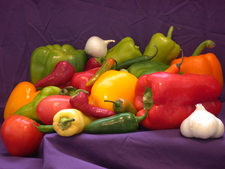
%> input picture assignment_01/peppers.png, 225 x 169 px, shrunk from 512 x 384 before the run
$ octave exercise_04.m   (GNU Octave 9; MATLAB toolbox functions it lacks are replaced by stand-ins)
%> lines starting %> are read from the running program, lines starting %| are printed output that depends on the picture
### assignment_02/exercise/my_loadImage.m
function [ img ] = my_loadImage( filename )
%> called with filename = 'peppers.png'
%MY_LOADIMAGE Loads an image with the given file.
%The image data type needs to be to converted double.
% the range needs to be vonverted form [0-255] ot [0.0-1.0]

img = imread(filename);
%> img is the input picture: size 169x225x3 uint8; mean R, G, B 120.8, 66.4, 57.6
img = double(img);
%> img: size 169x225x3 double
img = img./255.0;
%> call 2 of my_loadImage, with filename = '../cup/noisy.png'
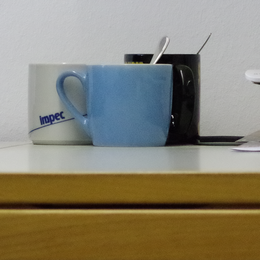
%> input picture assignment_02/cup/noisy.png, 260 x 260 px, shrunk from 591 x 591 before the run
%> in my_loadImage, img is the input picture: size 260x260x3 uint8; mean R, G, B 138, 132.8, 115.5


end

### assignment_02/exercise/my_meanFilter.m
function [ fimg ] = my_meanFilter( img, w )
%> called with w = 5
%MY_MEANFILTER Summary of this function goes here
%   Detailed explanation goes here
%{
    Patrick Greher
    Sueleyman Coskun
    Eugen Ljavin
%}

fimg = zeros(size(img));
[height, width] = size(img);
%> height = 169; width = 675

for i = 1 : height
    for j = 1 : width
        row1 = i - w;
        row2 = i + w;
        column1 = j - w;
        column2 = j + w;
        if row1 < 1
           row1 = 1;
        end
        if column1 < 1
           column1 = 1;
        end
        if row2 > height
            row2 = height;
        end
        if column2 > width
            column2 = width;
        end
        kernel = img(row1 : row2, column1 : column2);
        fimg(i, j) = sum(kernel(:)) / (size(kernel, 1) * size(kernel, 1));

        %{
            or simply use this to improve performance:
            fimg(i, j) = mean(kernel(:));
        %}
    end
end
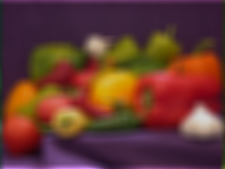
%> fimg: size 169x225x3 double; mean R, G, B 0.478, 0.266, 0.232; drawn with min black and max white

% [8 lines of commented-out code are left out]

end

### assignment_02/exercise/my_medianFilter.m
function [ fimg ] = my_medianFilter( img, w )
%MY_MEDIANFILTER Summary of this function goes here
%   Detailed explanation goes here
%{
    Patrick Greher
    Sueleyman Coskun
    Eugen Ljavin
%}

fimg = zeros(size(img));
[height, width] = size(img);

for i = 1 : height
    for j = 1 : width
        row1 = i - w;
        row2 = i + w;
        column1 = j - w;
        column2 = j + w;
        if row1 < 1
           row1 = 1;
        end
        if column1 < 1
           column1 = 1;
        end
        if row2 > height
            row2 = height;
        end
        if column2 > width
            column2 = width;
        end
        kernel = img(row1 : row2, column1 : column2);
        sortedKernelAsArray = sort(kernel(:));

        fimg(i, j) = sortedKernelAsArray(int16((size(kernel, 1) * size(kernel, 1) / 2) + 0.5));

        %{
            or simply use this to improve performance:
            fimg(i, j) = median(kernel(:));
        %}
    end
end

% [8 lines of commented-out code are left out]

end

### assignment_02/exercise/my_gaussFilter.m
function [ fimg ] = my_gaussFilter( img, w , sigma )
%MY_GAUSSFILTER Summary of this function goes here
%   Detailed explanation goes here
%{
    Patrick Greher
    Sueleyman Coskun
    Eugen Ljavin
%}

fimg = zeros(size(img));

[x, y] = meshgrid(-w : w, -w : w);
[height, width] = size(img);

kernel = exp(-(x.^2+y.^2)/(2*sigma*sigma))/(2*pi*sigma*sigma)

for i = 1+w : height-w
  for j = 1+w : width-w
    conv = img(i - w: i + w, j - w: j + w).*kernel;
    fimg(i, j) = sum(conv(:));
  end
end

end

### assignment_02/exercise/exercise_04.m
close all;
clear;


imgFile0 = 'peppers.png';
imgFile1 = '../cup/noisy.png';

img0 = my_loadImage(imgFile0);
img1 = my_loadImage(imgFile1);

%% exercise 04a mean filter
%parameter for testing your code
w0 = 5;
meanImg0 = my_meanFilter(img0,w0);

figure;
imshow(meanImg0);
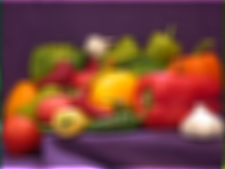
%> displayed picture: size 169x225x3, on the screen's scale of 0 to 255; mean R, G, B 122, 67.9, 59.1

solution_04a(img0,w0);
%> (this line was passed over: solution_04a is not available in this run)

%%
%choose the best parameters for the image
w1 = 1;
meanImg1 = my_meanFilter(img1,w1);
%> call 2 of my_meanFilter, with w = 1
%> after the loop in my_meanFilter (call 2), `for i = 1 : height`:
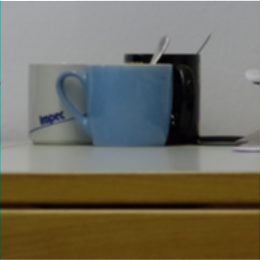
%> fimg: size 260x260x3 double; mean R, G, B 0.543, 0.523, 0.454; drawn with min black and max white

figure;
imshow(meanImg1);

solution_04a(img1,w1);
%> (this line was passed over: solution_04a is not available in this run)

%% exercise 04b median filter
close all;

%parameter for testing your code
w0 = 5;

medianImg0 = my_medianFilter(img0,w0);
%> after the loop in my_medianFilter, `for i = 1 : height`:
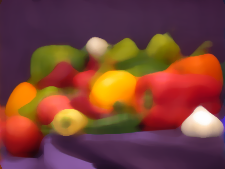
%> fimg: size 169x225x3 double; mean R, G, B 0.476, 0.256, 0.217

figure;
imshow(medianImg0);

solution_04b(img0,w0);
%> (this line was passed over: solution_04b is not available in this run)
%%
%choose the best parameters for the image
w1 = 1;

medianImg1 = my_medianFilter(img1,w1);

figure;
imshow(medianImg1);

solution_04b(img1,w1);
%> (this line was passed over: solution_04b is not available in this run)

%% exercise 04c gauss filter
close all;

%parameter for testing your code

w0 = 1;
sigma0= 0.6;

gaussImg0 = my_gaussFilter(img0,w0, sigma0);
%> after the loop in my_gaussFilter, `for i = 1+w : height-w`:
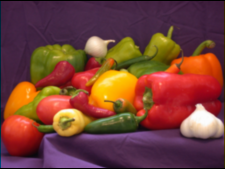
%> fimg: size 169x225x3 double; mean R, G, B 0.465, 0.257, 0.22

figure;
imshow(gaussImg0);

solution_04c(img0,w0,sigma0);
%> (this line was passed over: solution_04c is not available in this run)

%%
%choose the best parameters for the image
w1 = 0;
sigma1= 0.1;

gaussImg1 = my_gaussFilter(img1,w1, sigma1);

figure;
imshow(gaussImg1);
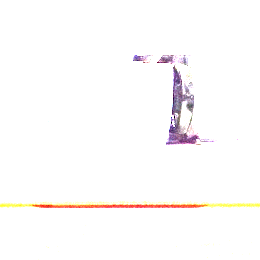
%> displayed picture: size 260x260x3, on the screen's scale of 0 to 255; mean R, G, B 253, 251.1, 250.7

solution_04c(img1,w1,sigma1);
%> (this line was passed over: solution_04c is not available in this run)
